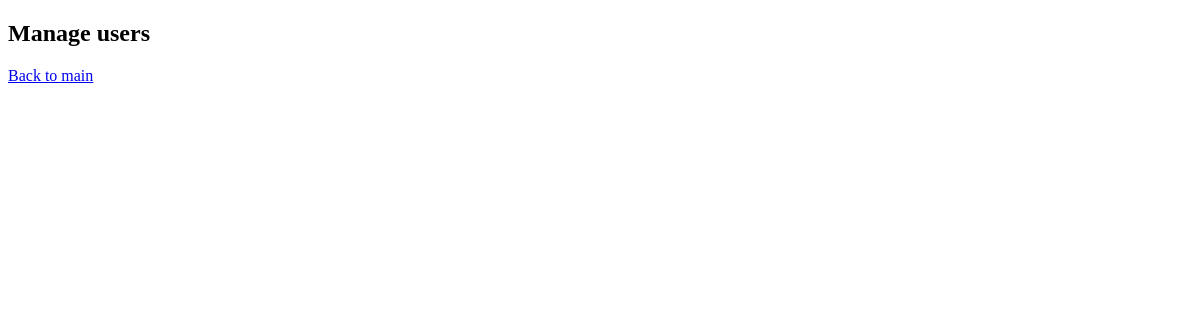
Page /users_manage_panel.php on the earlier database version.
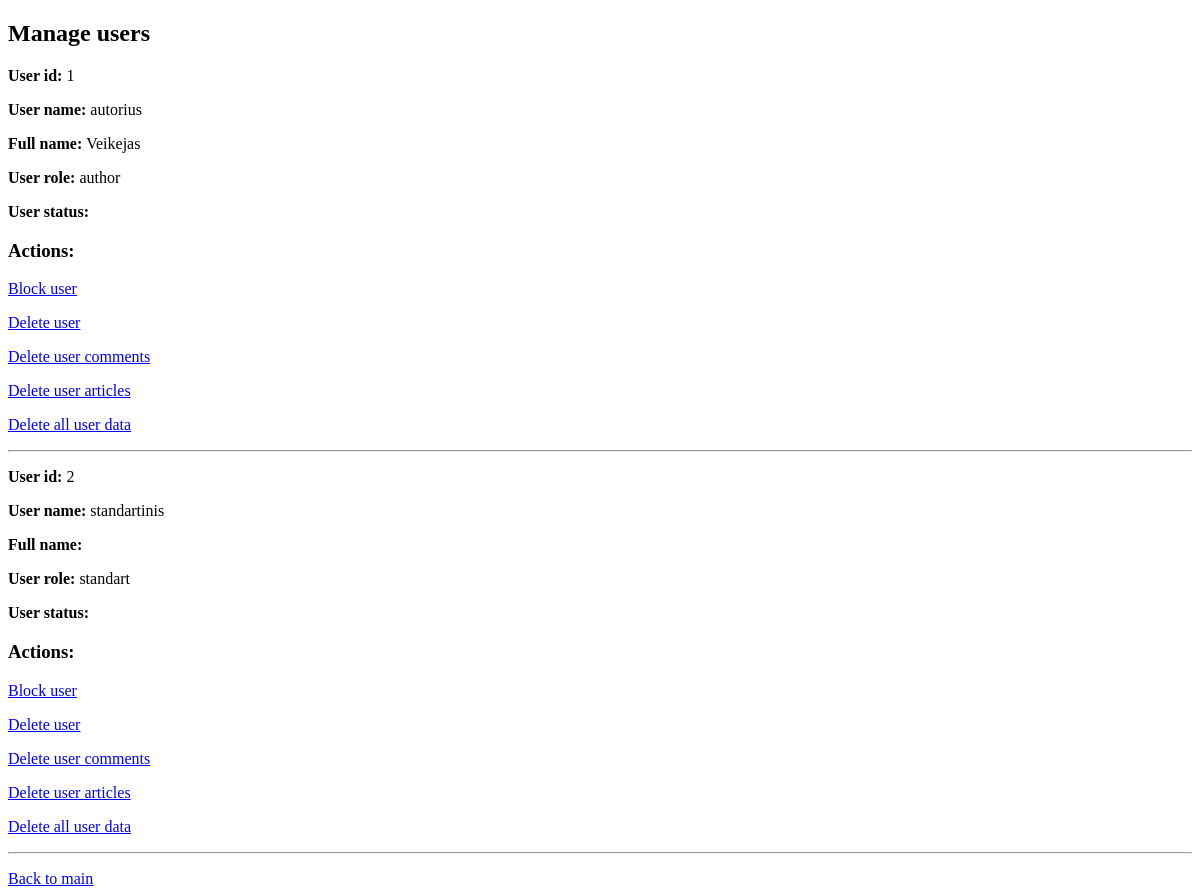
Same page on the later database version.
### tables this page shows
CREATE TABLE `users` (
  `id` int(11) NOT NULL,
  `username` varchar(255) NOT NULL,
  `password` varchar(255) NOT NULL,
  `role` varchar(255) NOT NULL,
  `full_name` varchar(255) DEFAULT NULL
);

### users_manage_panel.php (the view, shortened to what this page needs)
<!DOCTYPE html>
<html>
    <head>
    </head>
    <body>
        <h2>Manage users</h2>
        <?php
        require 'sql_connection.php';
        $sql = 'SELECT * FROM users';
        $query = mysqli_query($link, $sql);
        if (mysqli_errno($link)) {
            echo mysqli_error($link);
        } else {
            foreach ($query as $user) {
                if ($user['role'] != 'admin') {
                    ?>
                    <p><strong>User id: </strong><?php echo $user['id'] ?> </p>
                    <p><strong>User name: </strong><?php echo $user['username'] ?> </p>
                    <p><strong>Full name: </strong><?php echo $user['full_name'] ?> </p>
                    <p><strong>User role: </strong><?php echo $user['role'] ?> </p>
                    <p><strong>User status: </strong><?php echo $user['user_status'] ?> </p>
                    <h3>Actions:</h3>
                    <?php
                    if ($user['user_status'] == 'active' || $user['user_status'] == null) {
                        ?>
                        <p><a href="user_block.php?id=<?php echo $user['id'] ?>">Block user</a></p>
                        <?php
                    } else if ($user['user_status'] == 'blocked') {
                        ?>
                        <p><a href="user_unblock.php?id=<?php echo $user['id'] ?>">Unblock user</a></p>
                        <?php
                    }
                    ?>
                    <p><a href="user_delete.php?id=<?php echo $user['id'] ?>">Delete user</a></p>
                    <p><a href="user_comments_delete.php?id=<?php echo $user['id'] ?>">Delete user comments</a></p>
                    <p><a href="user_articles_delete.php?author=<?php echo $user['full_name'] ?>">Delete user articles</a></p>
                    <p><a href="user_delete_all.php?id=<?php echo $user['id'] ?>&author=<?php echo $user['full_name'] ?>">Delete all user data</a></p>
                    <p><hr></p>
                <?php
            }
        }
    }
    ?>
    <a href="perziura.php">Back to main</a>
</body>
</html>

Differences in the rows shown:
added users: id "1", username "autorius", full_name "Veikejas", role "author"
added users: id "2", username "standartinis", role "standart"
